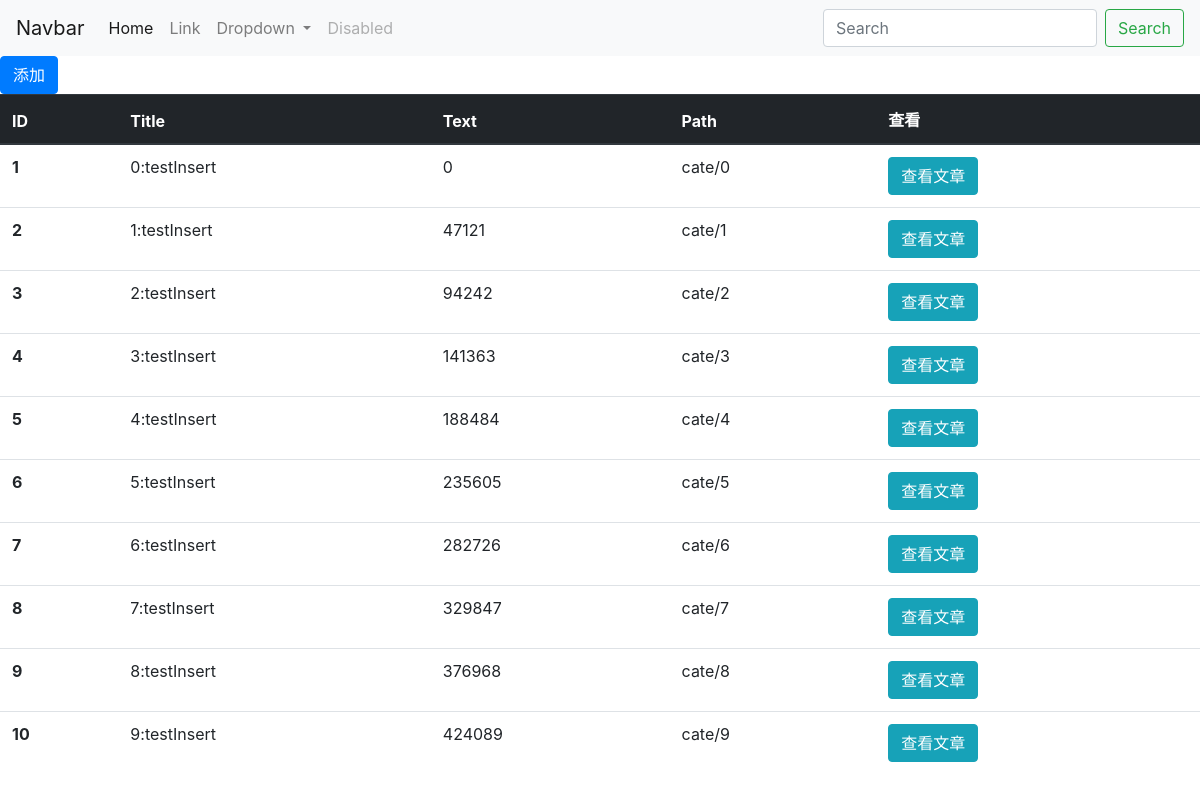
/picman/, run on an earlier commit of the app's database.
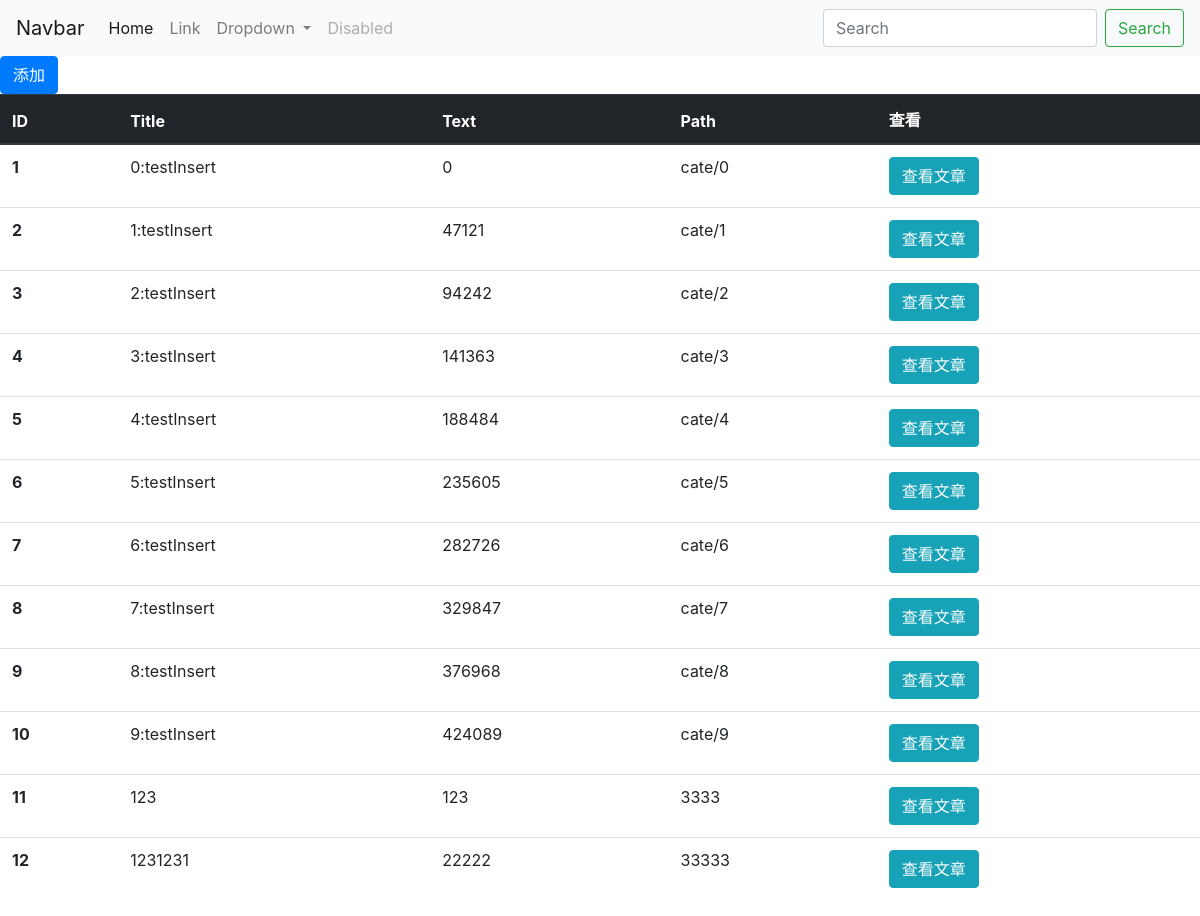
And on a later commit of the database.
### models/category.py (models this page shows, shortened)
class piccategory(Base):
    __tablename__ = 'piccategory'
    pcateid = Column(Integer, primary_key=True)
    title = Column(String(80), unique=True)
    text = Column(String(120))
    categorypath = Column(String(120))

### picMan/views.py (the view)
@picMan.route("/",methods=["GET","POST"])
def index():
    pictree = picTree()
    return render_template("picMan/index.html",cate=pictree.GetCategory())

### application.py (called while the page is built)
@app.teardown_request
def shutdown_session(exception=None):
    db_session.remove()

def connect_db():
    return sqlite3.connect(app.config['DATABASE'])

@app.before_request
def before_request():
    g.db = connect_db()

@app.teardown_request
def teardown_request(exception):
    g.db.close()

### picMan/picTree.py (called while the page is built)
    def GetCategory(self,cate=None, size=20, num=0):
        cates = piccategory.query.all()
        return cates

### templates/picMan/index.html
{% extends "picMan/base.html"  %}
{%block body%}
<a class="btn btn-primary" href="AddCate">添加</a>
<table class="table">
  <thead class="thead-dark">
    <tr>
      <th scope="col">ID</th>
      <th scope="col">Title</th>
      <th scope="col">Text</th>
      <th scope="col">Path</th>
      <th scope="col">查看</th>
    </tr>
  </thead>
  <tbody>
	{% for l in cate %}
    <tr>
      <th scope="row">{{l.pcateid}}</th>
      <td>{{l.title}}</td>
      <td>{{l.text}}</td>
      <td>{{l.categorypath}}</td>
      <td><a class="btn btn-info" href="documentList">查看文章</a></td>
    </tr>
	{%endfor%}
  </tbody>
</table>
{%endblock%}

### templates/picMan/base.html (shortened to what this page needs)
<html>
<head>
<link rel="stylesheet" type="text/css" href="../../static/picMan/bootstrap-4.0.0-dist/css/bootstrap.css">
</head>
<body>
  <nav class="navbar navbar-expand-lg navbar-light bg-light">
  <a class="navbar-brand" href="#">Navbar</a>
  <div class="collapse navbar-collapse" id="navbarSupportedContent">
    <ul class="navbar-nav mr-auto">
      <li class="nav-item active">
        <a class="nav-link" href="#">Home <span class="sr-only">(current)</span></a>
      </li>
      <li class="nav-item">
        <a class="nav-link" href="#">Link</a>
      </li>
      <li class="nav-item dropdown">
        <a class="nav-link dropdown-toggle" href="#" id="navbarDropdown" role="button" data-toggle="dropdown" aria-haspopup="true" aria-expanded="false">
          Dropdown
        </a>
      </li>
      <li class="nav-item">
        <a class="nav-link disabled" href="#">Disabled</a>
      </li>
    </ul>
    <form class="form-inline my-2 my-lg-0">
      <input class="form-control mr-sm-2" type="search" placeholder="Search" aria-label="Search">
      <button class="btn btn-outline-success my-2 my-sm-0" type="submit">Search</button>
    </form>
  </div>
</nav>
{%block body%}{%endblock%}
</body>
</html>

What changed in the data, as far as the page shows it:
added piccategory: pcateid "11", title "123", text "123", categorypath "3333"
added piccategory: pcateid "12", title "1231231", text "22222", categorypath "33333"
